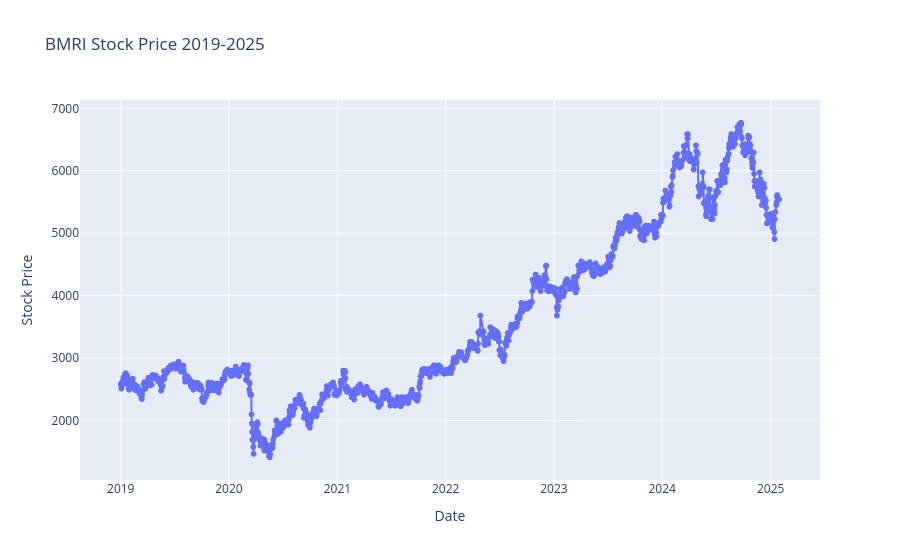

The code cell stored with this chart in its notebook:
### Code cell
import plotly.express as px

fig = px.line(stock, x='Date', y='Stock Price', title='BMRI Stock Price 2019-2025', markers=True)
fig.show()

### Figure 1 — Plotly figure (JSON) as saved in the notebook; plotly's stock layout.template omitted (floating-point values rounded to 4 significant figures; data arrays with more than 128 entries replaced by an {"elided": "..."} marker saying what was removed)
{"data": [{"hovertemplate": "Date=%{x}<br>Stock Price=%{y}<extra></extra>", "legendgroup": "", "line": {"color": "#636efa", "dash": "solid"}, "marker": {"symbol": "circle"}, "mode": "markers+lines", "name": "", "showlegend": false, "type": "scattergl", "x": {"elided": "1487 str values"}, "xaxis": "x", "y": {"elided": "1487 float values"}, "yaxis": "y"}], "layout": {"legend": {"tracegroupgap": 0}, "title": {"text": "BMRI Stock Price 2019-2025"}, "xaxis": {"anchor": "y", "domain": [0, 1], "title": {"text": "Date"}}, "yaxis": {"anchor": "x", "domain": [0, 1], "title": {"text": "Stock Price"}}}}
